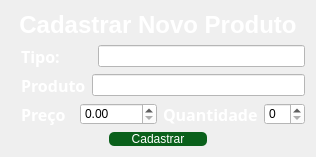
      <widget class="QWidget" name="pg_cad_prod">
       <layout class="QVBoxLayout" name="verticalLayout_17">
        <item>
         <widget class="QLabel" name="label_12">
          <property name="sizePolicy">
           <sizepolicy hsizetype="Expanding" vsizetype="Maximum">
            <horstretch>0</horstretch>
            <verstretch>0</verstretch>
           </sizepolicy>
          </property>
          <property name="maximumSize">
           <size>
            <width>16777215</width>
            <height>100</height>
           </size>
          </property>
          <property name="styleSheet">
           <string notr="true">color: white</string>
          </property>
          <property name="text">
           <string>&lt;html&gt;&lt;head/&gt;&lt;body&gt;&lt;p align=&quot;center&quot;&gt;&lt;span style=&quot; font-size:18pt; font-weight:600;&quot;&gt;Cadastrar Novo Produto&lt;/span&gt;&lt;/p&gt;&lt;/body&gt;&lt;/html&gt;</string>
          </property>
         </widget>
        </item>
        <item>
         <layout class="QHBoxLayout" name="horizontalLayout_8">
          <property name="leftMargin">
           <number>10</number>
          </property>
          <item>
           <widget class="QLabel" name="label_13">
            <property name="sizePolicy">
             <sizepolicy hsizetype="Maximum" vsizetype="Preferred">
              <horstretch>0</horstretch>
              <verstretch>0</verstretch>
             </sizepolicy>
            </property>
            <property name="minimumSize">
             <size>
              <width>71</width>
              <height>0</height>
             </size>
            </property>
            <property name="maximumSize">
             <size>
              <width>100</width>
              <height>16777215</height>
             </size>
            </property>
            <property name="font">
             <font>
              <family>Arial Black</family>
              <pointsize>12</pointsize>
              <weight>75</weight>
              <bold>true</bold>
             </font>
            </property>
            <property name="styleSheet">
             <string notr="true">color: white</string>
            </property>
            <property name="text">
             <string>Tipo:</string>
            </property>
           </widget>
          </item>
          <item>
           <widget class="QLineEdit" name="txt_novo_tipo">
            <property name="styleSheet">
             <string notr="true">background-color: white; color: black;</string>
            </property>
           </widget>
          </item>
         </layout>
        </item>
        <item>
         <layout class="QHBoxLayout" name="horizontalLayout_9">
          <property name="leftMargin">
           <number>10</number>
          </property>
          <item>
           <widget class="QLabel" name="label_14">
            <property name="font">
             <font>
              <family>Arial Black</family>
              <pointsize>12</pointsize>
              <weight>75</weight>
              <bold>true</bold>
             </font>
            </property>
            <property name="styleSheet">
             <string notr="true">color: white</string>
            </property>
            <property name="text">
             <string>Produto</string>
            </property>
           </widget>
          </item>
          <item>
           <widget class="QLineEdit" name="txt_novo_produto">
            <property name="styleSheet">
             <string notr="true">background-color: white; color: black;</string>
            </property>
           </widget>
          </item>
         </layout>
        </item>
        <item>
         <layout class="QHBoxLayout" name="horizontalLayout_12">
          <item>
           <layout class="QHBoxLayout" name="horizontalLayout_10">
            <property name="leftMargin">
             <number>10</number>
            </property>
            <item>
             <widget class="QLabel" name="label_15">
              <property name="sizePolicy">
               <sizepolicy hsizetype="Maximum" vsizetype="Preferred">
                <horstretch>0</horstretch>
                <verstretch>0</verstretch>
               </sizepolicy>
              </property>
              <property name="minimumSize">
               <size>
                <width>53</width>
                <height>0</height>
               </size>
              </property>
              <property name="maximumSize">
               <size>
                <width>71</width>
                <height>16777215</height>
               </size>
              </property>
              <property name="font">
               <font>
                <family>Arial Black</family>
                <pointsize>12</pointsize>
                <weight>75</weight>
                <bold>true</bold>
               </font>
              </property>
              <property name="styleSheet">
               <string notr="true">color: white</string>
              </property>
              <property name="text">
               <string>Preço</string>
              </property>
             </widget>
            </item>
            <item>
             <widget class="QDoubleSpinBox" name="txt_novo_quant">
              <property name="minimumSize">
               <size>
                <width>0</width>
                <height>0</height>
               </size>
              </property>
              <property name="styleSheet">
               <string notr="true">background-color: white; color: black;</string>
              </property>
              <property name="maximum">
               <double>50000.000000000000000</double>
              </property>
             </widget>
            </item>
           </layout>
          </item>
          <item>
           <layout class="QHBoxLayout" name="horizontalLayout_11">
            <item>
             <widget class="QLabel" name="label_16">
              <property name="sizePolicy">
               <sizepolicy hsizetype="Maximum" vsizetype="Preferred">
                <horstretch>0</horstretch>
                <verstretch>0</verstretch>
               </sizepolicy>
              </property>
              <property name="font">
               <font>
                <family>Arial Black</family>
                <pointsize>12</pointsize>
                <weight>75</weight>
                <bold>true</bold>
               </font>
              </property>
              <property name="styleSheet">
               <string notr="true">color: white</string>
              </property>
              <property name="text">
               <string>Quantidade</string>
              </property>
             </widget>
            </item>
            <item>
             <widget class="QSpinBox" name="txt_quantidade_cad_produto">
              <property name="styleSheet">
               <string notr="true">background-color: white; color: black;</string>
              </property>
             </widget>
            </item>
           </layout>
          </item>
         </layout>
        </item>
        <item>
         <layout class="QHBoxLayout" name="horizontalLayout_13">
          <property name="spacing">
           <number>0</number>
          </property>
          <item>
           <widget class="QLabel" name="label_17">
            <property name="sizePolicy">
             <sizepolicy hsizetype="Preferred" vsizetype="Maximum">
              <horstretch>0</horstretch>
              <verstretch>0</verstretch>
             </sizepolicy>
            </property>
            <property name="maximumSize">
             <size>
              <width>16777215</width>
              <height>40</height>
             </size>
            </property>
            <property name="text">
             <string/>
            </property>
           </widget>
          </item>
          <item>
           <widget class="QPushButton" name="btn_cad_produto">
            <property name="sizePolicy">
             <sizepolicy hsizetype="Minimum" vsizetype="Maximum">
              <horstretch>0</horstretch>
              <verstretch>0</verstretch>
             </sizepolicy>
            </property>
            <property name="maximumSize">
             <size>
              <width>16777215</width>
              <height>40</height>
             </size>
            </property>
            <property name="styleSheet">
             <string notr="true">QPushButton{background-color: #0A601B;
color: white;
border: none; border-radius: 5px;}
 QPushButton:hover{background-color: white;
color: #0A601B;
border: 2px solid #0A601B;}</string>
            </property>
            <property name="text">
             <string>Cadastrar</string>
            </property>
           </widget>
          </item>
          <item>
           <widget class="QLabel" name="label_18">
            <property name="sizePolicy">
             <sizepolicy hsizetype="Preferred" vsizetype="Maximum">
              <horstretch>0</horstretch>
              <verstretch>0</verstretch>
             </sizepolicy>
            </property>
            <property name="maximumSize">
             <size>
              <width>16777215</width>
              <height>40</height>
             </size>
            </property>
            <property name="text">
             <string/>
            </property>
           </widget>
          </item>
         </layout>
        </item>
       </layout>
      </widget>
